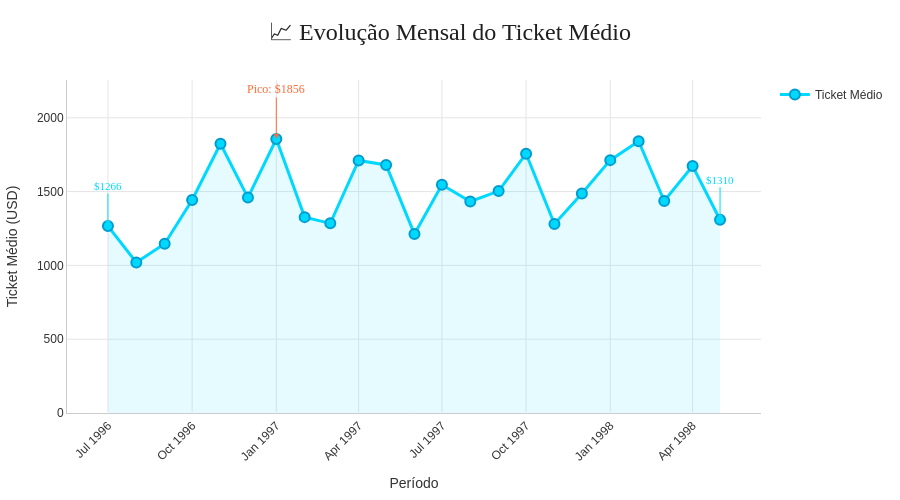

The notebook cell saved with this chart:
### Markdown cell above
### Visualização de Desempenho: Evolução do Ticket Médio

**O Foco no Comercial:** A diretoria comercial precisa acompanhar a saúde das vendas de forma clara. O gráfico abaixo ilustra a variação do Ticket Médio ao longo dos meses. 

**Insight Preliminar:** Ao visualizar essa linha do tempo, podemos identificar sazonalidades e avaliar se o valor médio dos pedidos está estagnado, o que justificaria uma nova campanha de *cross-sell* para incentivar compras casadas.

### Code cell
fig = go.Figure()
fig.add_trace(go.Scatter(
    x=df_ticket_medio['mes_ano'],
    y=df_ticket_medio['ticket_medio'],
    mode='lines+markers',
    name='Ticket Médio',
    line=dict(color='#00D9FF', width=3),
    marker=dict(size=10, color='#00D9FF', symbol='circle',
                line=dict(color='#0099CC', width=2)),
    hovertemplate='<b>%{x}</b><br>Ticket Médio: $%{y:.2f} USD<extra></extra>'
))

fig.add_trace(go.Scatter(
    x=df_ticket_medio['mes_ano'],
    y=df_ticket_medio['ticket_medio'],
    fill='tozeroy',
    fillcolor='rgba(0, 217, 255, 0.1)',
    line=dict(width=0),
    showlegend=False,
    hoverinfo='skip'
))

fig.update_layout(
    title={
        'text': '📈 Evolução Mensal do Ticket Médio',
        'font': {'size': 24, 'color': '#1f1f1f', 'family': 'Arial Black'},
        'x': 0.5,
        'xanchor': 'center'
    },
    xaxis_title='Período',
    yaxis_title='Ticket Médio (USD)',
    font=dict(family='Arial', size=12, color='#333'),
    hovermode='x unified',
    plot_bgcolor='white',
    paper_bgcolor='white',
    height=500,
    margin=dict(l=60, r=40, t=80, b=80),
    xaxis=dict(
        showgrid=True,
        gridcolor='#E5E5E5',
        tickangle=-45,
        showline=True,
        linecolor='#CCCCCC'
    ),
    yaxis=dict(
        showgrid=True,
        gridcolor='#E5E5E5',
        showline=True,
        linecolor='#CCCCCC',
        rangemode='tozero'
    ),
    hoverlabel=dict(
        bgcolor="white",
        font_size=13,
        font_family="Arial"
    )
)

max_idx = df_ticket_medio['ticket_medio'].idxmax()

annotations = [
    # Primeiro ponto
    dict(
        x=df_ticket_medio['mes_ano'].iloc[0],
        y=df_ticket_medio['ticket_medio'].iloc[0],
        text=f"${df_ticket_medio['ticket_medio'].iloc[0]:.0f}",
        showarrow=True,
        arrowhead=2,
        arrowcolor='#00D9FF',
        ax=0,
        ay=-40,
        font=dict(size=11, color='#00D9FF', family='Arial Black')
    ),
    # Ponto máximo
    dict(
        x=df_ticket_medio['mes_ano'].iloc[max_idx],
        y=df_ticket_medio['ticket_medio'].iloc[max_idx],
        text=f"Pico: ${df_ticket_medio['ticket_medio'].iloc[max_idx]:.0f}",
        showarrow=True,
        arrowhead=2,
        arrowcolor='#FF6B35',
        ax=0,
        ay=-50,
        font=dict(size=12, color='#FF6B35', family='Arial Black')
    ),
    # Último ponto
    dict(
        x=df_ticket_medio['mes_ano'].iloc[-1],
        y=df_ticket_medio['ticket_medio'].iloc[-1],
        text=f"${df_ticket_medio['ticket_medio'].iloc[-1]:.0f}",
        showarrow=True,
        arrowhead=2,
        arrowcolor='#00D9FF',
        ax=0,
        ay=-40,
        font=dict(size=11, color='#00D9FF', family='Arial Black')
    )
]

fig.update_layout(annotations=annotations)

fig.show()

### Figure 1 — Plotly figure (JSON) as saved in the notebook; plotly's stock layout.template omitted (floating-point values rounded to 4 significant figures)
{"data": [{"hovertemplate": "<b>%{x}</b><br>Ticket Médio: $%{y:.2f} USD<extra></extra>", "line": {"color": "#00D9FF", "width": 3}, "marker": {"color": "#00D9FF", "line": {"color": "#0099CC", "width": 2}, "size": 10, "symbol": "circle"}, "mode": "lines+markers", "name": "Ticket Médio", "type": "scatter", "x": ["1996-07", "1996-08", "1996-09", "1996-10", "1996-11", "1996-12", "1997-01", "1997-02", "1997-03", "1997-04", "1997-05", "1997-06", "1997-07", "1997-08", "1997-09", "1997-10", "1997-11", "1997-12", "1998-01", "1998-02", "1998-03", "1998-04", "1998-05"], "y": [1266.0, 1019.0, 1147.0, 1443.0, 1824.0, 1459.0, 1856.0, 1327.0, 1285.0, 1711.0, 1681.0, 1212.0, 1546.0, 1433.0, 1503.0, 1757.0, 1280.0, 1487.0, 1713.0, 1841.0, 1436.0, 1673.0, 1310.0]}, {"fill": "tozeroy", "fillcolor": "rgba(0, 217, 255, 0.1)", "hoverinfo": "skip", "line": {"width": 0}, "showlegend": false, "type": "scatter", "x": ["1996-07", "1996-08", "1996-09", "1996-10", "1996-11", "1996-12", "1997-01", "1997-02", "1997-03", "1997-04", "1997-05", "1997-06", "1997-07", "1997-08", "1997-09", "1997-10", "1997-11", "1997-12", "1998-01", "1998-02", "1998-03", "1998-04", "1998-05"], "y": [1266.0, 1019.0, 1147.0, 1443.0, 1824.0, 1459.0, 1856.0, 1327.0, 1285.0, 1711.0, 1681.0, 1212.0, 1546.0, 1433.0, 1503.0, 1757.0, 1280.0, 1487.0, 1713.0, 1841.0, 1436.0, 1673.0, 1310.0]}], "layout": {"annotations": [{"arrowcolor": "#00D9FF", "arrowhead": 2, "ax": 0, "ay": -40, "font": {"color": "#00D9FF", "family": "Arial Black", "size": 11}, "showarrow": true, "text": "$1266", "x": "1996-07", "y": 1266.0}, {"arrowcolor": "#FF6B35", "arrowhead": 2, "ax": 0, "ay": -50, "font": {"color": "#FF6B35", "family": "Arial Black", "size": 12}, "showarrow": true, "text": "Pico: $1856", "x": "1997-01", "y": 1856.0}, {"arrowcolor": "#00D9FF", "arrowhead": 2, "ax": 0, "ay": -40, "font": {"color": "#00D9FF", "family": "Arial Black", "size": 11}, "showarrow": true, "text": "$1310", "x": "1998-05", "y": 1310.0}], "font": {"color": "#333", "family": "Arial", "size": 12}, "height": 500, "hoverlabel": {"bgcolor": "white", "font": {"family": "Arial", "size": 13}}, "hovermode": "x unified", "margin": {"b": 80, "l": 60, "r": 40, "t": 80}, "paper_bgcolor": "white", "plot_bgcolor": "white", "title": {"font": {"color": "#1f1f1f", "family": "Arial Black", "size": 24}, "text": "📈 Evolução Mensal do Ticket Médio", "x": 0.5, "xanchor": "center"}, "xaxis": {"gridcolor": "#E5E5E5", "linecolor": "#CCCCCC", "showgrid": true, "showline": true, "tickangle": -45, "title": {"text": "Período"}}, "yaxis": {"gridcolor": "#E5E5E5", "linecolor": "#CCCCCC", "rangemode": "tozero", "showgrid": true, "showline": true, "title": {"text": "Ticket Médio (USD)"}}}}
